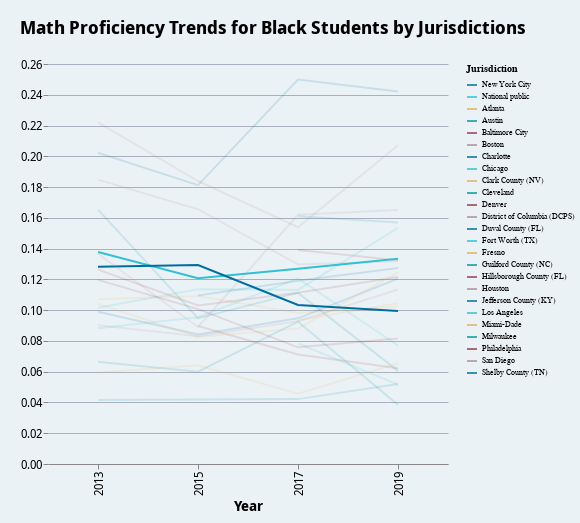

Notebook source saved alongside this figure:
### Code cell
opacity = alt.condition(
    alt.FieldOneOfPredicate(field="Jurisdiction", oneOf=["New York City", "National public"]),
    alt.value(1),
    alt.value(0.15),
)

opacity_text = alt.condition(
    (alt.FieldOneOfPredicate(field="Jurisdiction", oneOf=["New York City", "National public"])) & (alt.datum.Year==2019),
    alt.value(1),
    alt.value(0),
)

black_proficiency_chart = alt.Chart(df_naep_pivot).mark_line().encode(
    x=alt.X("Year:O"), # Convert Year to ordinal for categorical spacing
    y=alt.Y("Math Proficient Rate Black:Q", title=None),
    color=alt.Color("Jurisdiction:N", sort=jurisdiction_sort, legend=alt.Legend(labelFontSize=8, titleFontSize=10)),
    opacity=opacity,
).properties(
    title="Math Proficiency Trends for Black Students by Jurisdictions",
    width=400,
    height=400
)

black_ela_proficiency_chart = alt.Chart(df_naep_pivot).mark_line().encode(
    x=alt.X("Year:O"), # Convert Year to ordinal for categorical spacing
    y=alt.Y("Reading Proficient Rate Black:Q", title=None),
    color=alt.Color("Jurisdiction:N", sort=jurisdiction_sort, labelFontSize=10, titleFontSize=10),
    opacity=opacity,
).properties(
    title="Reading Proficiency Trends for Black Students by Jurisdiction",
    width=400,
    height=400
)


black_proficiency_chart

### Figure 1 — Vega-Lite specification as saved in the notebook (floating-point values rounded to 4 significant figures)
{"config": {"title": {"anchor": "start", "font": "Noto Sans Display", "fontWeight": 700, "fontSize": 18, "subtitleFontSize": 16, "subtitleFont": "Noto Sans Display", "offset": 20}, "axisX": {"titleFontSize": 14, "labelFontSize": 12, "grid": false, "labelFont": "Noto Sans Display"}, "axisY": {"domain": false, "titleFontSize": 14, "titleAngle": 0, "titleBaseline": "bottom", "titleAnchor": "start", "labelFontSize": 12, "grid": true, "gridColor": "#aab0c0", "gridWidth": 1, "labelFont": "Noto Sans Display"}, "axis": {"labelFont": "Noto Sans Display", "titleFont": "Noto Sans Display", "titleFontSize": 14, "labelFontSize": 12}, "background": "#EBF2f6", "view": {"fill": "#EBF2f6", "stroke": null, "padding": {"left": 5, "top": 10, "right": 5, "bottom": 10}}, "range": {"category": ["#006EA0", "#32C0D2", "#E0B265", "#00969F", "#973C4C", "#AC8B96"], "ramp": ["#fef0d9", "#fdcc8a", "#fc8d59", "#e34a33", "#b30000"], "diverging": ["#006ea0", "#4d9abd", "#99c5d9", "#ffffff", "#e3c2b3", "#c68466", "#a03200"]}, "area": {}, "line": {}, "point": {}, "text": {"fontSize": 12}, "bar": {"binSpacing": 1, "size": 25}, "facet": {"titleFontSize": 14}, "notes": {"fontSize": 10}, "sources": {"fontSize": 10}}, "padding": {"left": 20, "top": 20, "right": 5, "bottom": 10}, "data": {"name": "data-ed652b3bd95203c07dbc932a30584796"}, "mark": {"type": "line"}, "encoding": {"color": {"field": "Jurisdiction", "legend": {"labelFontSize": 8, "titleFontSize": 10}, "sort": ["New York City", "National public", "Atlanta", "Austin", "Baltimore City", "Boston", "Charlotte", "Chicago", "Clark County (NV)", "Cleveland", "Denver", "District of Columbia (DCPS)", "Duval County (FL)", "Fort Worth (TX)", "Fresno", "Guilford County (NC)", "Hillsborough County (FL)", "Houston", "Jefferson County (KY)", "Los Angeles", "Miami-Dade", "Milwaukee", "Philadelphia", "San Diego", "Shelby County (TN)"], "type": "nominal"}, "opacity": {"condition": {"test": {"field": "Jurisdiction", "oneOf": ["New York City", "National public"]}, "value": 1}, "value": 0.15}, "x": {"field": "Year", "type": "ordinal"}, "y": {"field": "Math Proficient Rate Black", "title": null, "type": "quantitative"}}, "height": 400, "title": "Math Proficiency Trends for Black Students by Jurisdictions", "width": 400, "$schema": "https://vega.github.io/schema/vega-lite/v5.20.1.json", "datasets": {"data-ed652b3bd95203c07dbc932a30584796": [{"Year": 2013, "Jurisdiction": "Atlanta", "Math Proficient Rate Black": 0.1071, "Math Proficient Rate Hispanic": 0.0725, "Math Proficient Rate White": 0.6793, "Reading Proficient Rate Black": 0.1519, "Reading Proficient Rate Hispanic": 0.1991, "Reading Proficient Rate White": 0.7075}, {"Year": 2015, "Jurisdiction": "Atlanta", "Math Proficient Rate Black": 0.1093, "Math Proficient Rate Hispanic": 0.1837, "Math Proficient Rate White": 0.7945, "Reading Proficient Rate Black": 0.1327, "Reading Proficient Rate Hispanic": 0.2307, "Reading Proficient Rate White": 0.6605}, {"Year": 2017, "Jurisdiction": "Atlanta", "Math Proficient Rate Black": 0.09811, "Math Proficient Rate Hispanic": 0.1952, "Math Proficient Rate White": 0.7165, "Reading Proficient Rate Black": 0.1322, "Reading Proficient Rate Hispanic": 0.267, "Reading Proficient Rate White": 0.7548}, {"Year": 2019, "Jurisdiction": "Atlanta", "Math Proficient Rate Black": 0.1022, "Math Proficient Rate Hispanic": 0.2375, "Math Proficient Rate White": 0.644, "Reading Proficient Rate Black": 0.1549, "Reading Proficient Rate Hispanic": 0.1885, "Reading Proficient Rate White": 0.6689}, {"Year": 2013, "Jurisdiction": "Austin", "Math Proficient Rate Black": 0.1653, "Math Proficient Rate Hispanic": 0.2063, "Math Proficient Rate White": 0.7, "Reading Proficient Rate Black": 0.1422, "Reading Proficient Rate Hispanic": 0.1878, "Reading Proficient Rate White": 0.6078}, {"Year": 2015, "Jurisdiction": "Austin", "Math Proficient Rate Black": 0.09477, "Math Proficient Rate Hispanic": 0.1988, "Math Proficient Rate White": 0.6616, "Reading Proficient Rate Black": 0.1092, "Reading Proficient Rate Hispanic": 0.1746, "Reading Proficient Rate White": 0.6477}, {"Year": 2017, "Jurisdiction": "Austin", "Math Proficient Rate Black": 0.1112, "Math Proficient Rate Hispanic": 0.2088, "Math Proficient Rate White": 0.696, "Reading Proficient Rate Black": 0.1206, "Reading Proficient Rate Hispanic": 0.2316, "Reading Proficient Rate White": 0.6079}, {"Year": 2019, "Jurisdiction": "Austin", "Math Proficient Rate Black": 0.06054, "Math Proficient Rate Hispanic": 0.1864, "Math Proficient Rate White": 0.6617, "Reading Proficient Rate Black": 0.126, "Reading Proficient Rate Hispanic": 0.1704, "Reading Proficient Rate White": 0.5186}, {"Year": 2015, "Jurisdiction": "Baltimore City", "Math Proficient Rate Black": 0.08975, "Math Proficient Rate Hispanic": 0.1742, "Math Proficient Rate White": 0.2958, "Reading Proficient Rate Black": 0.09561, "Reading Proficient Rate Hispanic": 0.1668, "Reading Proficient Rate White": 0.3573}, {"Year": 2017, "Jurisdiction": "Baltimore City", "Math Proficient Rate Black": 0.07119, "Math Proficient Rate Hispanic": 0.1661, "Math Proficient Rate White": 0.359, "Reading Proficient Rate Black": 0.09892, "Reading Proficient Rate Hispanic": 0.1517, "Reading Proficient Rate White": 0.3978}, {"Year": 2019, "Jurisdiction": "Baltimore City", "Math Proficient Rate Black": 0.06222, "Math Proficient Rate Hispanic": 0.1248, "Math Proficient Rate White": 0.318, "Reading Proficient Rate Black": 0.09707, "Reading Proficient Rate Hispanic": 0.1502, "Reading Proficient Rate White": 0.4824}, {"Year": 2013, "Jurisdiction": "Boston", "Math Proficient Rate Black": 0.222, "Math Proficient Rate Hispanic": 0.2626, "Math Proficient Rate White": 0.6616, "Reading Proficient Rate Black": 0.1636, "Reading Proficient Rate Hispanic": 0.2065, "Reading Proficient Rate White": 0.542}, {"Year": 2015, "Jurisdiction": "Boston", "Math Proficient Rate Black": 0.1839, "Math Proficient Rate Hispanic": 0.2448, "Math Proficient Rate White": 0.6864, "Reading Proficient Rate Black": 0.1648, "Reading Proficient Rate Hispanic": 0.1844, "Reading Proficient Rate White": 0.5772}, {"Year": 2017, "Jurisdiction": "Boston", "Math Proficient Rate Black": 0.1539, "Math Proficient Rate Hispanic": 0.2013, "Math Proficient Rate White": 0.6979, "Reading Proficient Rate Black": 0.2039, "Reading Proficient Rate Hispanic": 0.2142, "Reading Proficient Rate White": 0.6038}, {"Year": 2019, "Jurisdiction": "Boston", "Math Proficient Rate Black": 0.2073, "Math Proficient Rate Hispanic": 0.2059, "Math Proficient Rate White": 0.6952, "Reading Proficient Rate Black": 0.2048, "Reading Proficient Rate Hispanic": 0.1898, "Reading Proficient Rate White": 0.5507}, {"Year": 2013, "Jurisdiction": "Charlotte", "Math Proficient Rate Black": 0.2023, "Math Proficient Rate Hispanic": 0.2945, "Math Proficient Rate White": 0.6757, "Reading Proficient Rate Black": 0.2071, "Reading Proficient Rate Hispanic": 0.2692, "Reading Proficient Rate White": 0.5933}, {"Year": 2015, "Jurisdiction": "Charlotte", "Math Proficient Rate Black": 0.1813, "Math Proficient Rate Hispanic": 0.2923, "Math Proficient Rate White": 0.6713, "Reading Proficient Rate Black": 0.1793, "Reading Proficient Rate Hispanic": 0.246, "Reading Proficient Rate White": 0.5881}, {"Year": 2017, "Jurisdiction": "Charlotte", "Math Proficient Rate Black": 0.2499, "Math Proficient Rate Hispanic": 0.2438, "Math Proficient Rate White": 0.7033, "Reading Proficient Rate Black": 0.1708, "Reading Proficient Rate Hispanic": 0.191, "Reading Proficient Rate White": 0.5063}, {"Year": 2019, "Jurisdiction": "Charlotte", "Math Proficient Rate Black": 0.2422, "Math Proficient Rate Hispanic": 0.2937, "Math Proficient Rate White": 0.7017, "Reading Proficient Rate Black": 0.1779, "Reading Proficient Rate Hispanic": 0.2567, "Reading Proficient Rate White": 0.5395}, {"Year": 2013, "Jurisdiction": "Chicago", "Math Proficient Rate Black": 0.1015, "Math Proficient Rate Hispanic": 0.2008, "Math Proficient Rate White": 0.4913, "Reading Proficient Rate Black": 0.1052, "Reading Proficient Rate Hispanic": 0.2148, "Reading Proficient Rate White": 0.5089}, {"Year": 2015, "Jurisdiction": "Chicago", "Math Proficient Rate Black": 0.1136, "Math Proficient Rate Hispanic": 0.2596, "Math Proficient Rate White": 0.717, "Reading Proficient Rate Black": 0.134, "Reading Proficient Rate Hispanic": 0.2413, "Reading Proficient Rate White": 0.625}, {"Year": 2017, "Jurisdiction": "Chicago", "Math Proficient Rate Black": 0.1132, "Math Proficient Rate Hispanic": 0.2625, "Math Proficient Rate White": 0.5765, "Reading Proficient Rate Black": 0.1542, "Reading Proficient Rate Hispanic": 0.2406, "Reading Proficient Rate White": 0.558}, {"Year": 2019, "Jurisdiction": "Chicago", "Math Proficient Rate Black": 0.1534, "Math Proficient Rate Hispanic": 0.268, "Math Proficient Rate White": 0.5587, "Reading Proficient Rate Black": 0.1509, "Reading Proficient Rate Hispanic": 0.2158, "Reading Proficient Rate White": 0.5543}, {"Year": 2017, "Jurisdiction": "Clark County (NV)", "Math Proficient Rate Black": 0.0934, "Math Proficient Rate Hispanic": 0.1636, "Math Proficient Rate White": 0.4108, "Reading Proficient Rate Black": 0.1441, "Reading Proficient Rate Hispanic": 0.2079, "Reading Proficient Rate White": 0.3933}, {"Year": 2019, "Jurisdiction": "Clark County (NV)", "Math Proficient Rate Black": 0.1045, "Math Proficient Rate Hispanic": 0.1743, "Math Proficient Rate White": 0.3825, "Reading Proficient Rate Black": 0.1354, "Reading Proficient Rate Hispanic": 0.2097, "Reading Proficient Rate White": 0.4038}, {"Year": 2013, "Jurisdiction": "Cleveland", "Math Proficient Rate Black": 0.0664, "Math Proficient Rate Hispanic": 0.08531, "Math Proficient Rate White": 0.1818, "Reading Proficient Rate Black": 0.08722, "Reading Proficient Rate Hispanic": 0.1171, "Reading Proficient Rate White": 0.1855}, {"Year": 2015, "Jurisdiction": "Cleveland", "Math Proficient Rate Black": 0.05995, "Math Proficient Rate Hispanic": 0.09106, "Math Proficient Rate White": 0.2319, "Reading Proficient Rate Black": 0.08077, "Reading Proficient Rate Hispanic": 0.1139, "Reading Proficient Rate White": 0.186}, {"Year": 2017, "Jurisdiction": "Cleveland", "Math Proficient Rate Black": 0.09251, "Math Proficient Rate Hispanic": 0.06434, "Math Proficient Rate White": 0.2107, "Reading Proficient Rate Black": 0.08161, "Reading Proficient Rate Hispanic": 0.06297, "Reading Proficient Rate White": 0.1924}, {"Year": 2019, "Jurisdiction": "Cleveland", "Math Proficient Rate Black": 0.03848, "Math Proficient Rate Hispanic": 0.07639, "Math Proficient Rate White": 0.249, "Reading Proficient Rate Black": 0.102, "Reading Proficient Rate Hispanic": 0.1204, "Reading Proficient Rate White": 0.2289}, {"Year": 2017, "Jurisdiction": "Denver", "Math Proficient Rate Black": 0.1391, "Math Proficient Rate Hispanic": 0.1559, "Math Proficient Rate White": 0.5843, "Reading Proficient Rate Black": 0.1773, "Reading Proficient Rate Hispanic": 0.1946, "Reading Proficient Rate White": 0.5924}, {"Year": 2019, "Jurisdiction": "Denver", "Math Proficient Rate Black": 0.1324, "Math Proficient Rate Hispanic": 0.162, "Math Proficient Rate White": 0.5949, "Reading Proficient Rate Black": 0.1418, "Reading Proficient Rate Hispanic": 0.176, "Reading Proficient Rate White": 0.5916}, {"Year": 2013, "Jurisdiction": "District of Columbia (DCPS)", "Math Proficient Rate Black": 0.09012, "Math Proficient Rate Hispanic": 0.1962, "Math Proficient Rate White": 0.7213, "Reading Proficient Rate Black": 0.09067, "Reading Proficient Rate Hispanic": 0.198, "Reading Proficient Rate White": 0.7843}, {"Year": 2015, "Jurisdiction": "District of Columbia (DCPS)", "Math Proficient Rate Black": 0.0831, "Math Proficient Rate Hispanic": 0.1925, "Math Proficient Rate White": 0.7232, "Reading Proficient Rate Black": 0.104, "Reading Proficient Rate Hispanic": 0.1671, "Reading Proficient Rate White": 0.7504}, {"Year": 2017, "Jurisdiction": "District of Columbia (DCPS)", "Math Proficient Rate Black": 0.09281, "Math Proficient Rate Hispanic": 0.1806, "Math Proficient Rate White": 0.7236, "Reading Proficient Rate Black": 0.1036, "Reading Proficient Rate Hispanic": 0.1875, "Reading Proficient Rate White": 0.8189}, {"Year": 2019, "Jurisdiction": "District of Columbia (DCPS)", "Math Proficient Rate Black": 0.1134, "Math Proficient Rate Hispanic": 0.2037, "Math Proficient Rate White": 0.7549, "Reading Proficient Rate Black": 0.1373, "Reading Proficient Rate Hispanic": 0.2153, "Reading Proficient Rate White": 0.7433}, {"Year": 2015, "Jurisdiction": "Duval County (FL)", "Math Proficient Rate Black": 0.1095, "Math Proficient Rate Hispanic": 0.1332, "Math Proficient Rate White": 0.3238, "Reading Proficient Rate Black": 0.1754, "Reading Proficient Rate Hispanic": 0.2972, "Reading Proficient Rate White": 0.4112}, {"Year": 2017, "Jurisdiction": "Duval County (FL)", "Math Proficient Rate Black": 0.1191, "Math Proficient Rate Hispanic": 0.1984, "Math Proficient Rate White": 0.365, "Reading Proficient Rate Black": 0.1757, "Reading Proficient Rate Hispanic": 0.2846, "Reading Proficient Rate White": 0.415}, {"Year": 2019, "Jurisdiction": "Duval County (FL)", "Math Proficient Rate Black": 0.1274, "Math Proficient Rate Hispanic": 0.2349, "Math Proficient Rate White": 0.373, "Reading Proficient Rate Black": 0.1409, "Reading Proficient Rate Hispanic": 0.2304, "Reading Proficient Rate White": 0.3738}, {"Year": 2017, "Jurisdiction": "Fort Worth (TX)", "Math Proficient Rate Black": 0.0784, "Math Proficient Rate Hispanic": 0.1773, "Math Proficient Rate White": 0.4636, "Reading Proficient Rate Black": 0.05494, "Reading Proficient Rate Hispanic": 0.155, "Reading Proficient Rate White": 0.4119}, {"Year": 2019, "Jurisdiction": "Fort Worth (TX)", "Math Proficient Rate Black": 0.05164, "Math Proficient Rate Hispanic": 0.1796, "Math Proficient Rate White": 0.4757, "Reading Proficient Rate Black": 0.06842, "Reading Proficient Rate Hispanic": 0.1327, "Reading Proficient Rate White": 0.3341}, {"Year": 2013, "Jurisdiction": "Fresno", "Math Proficient Rate Black": 0.0595, "Math Proficient Rate Hispanic": 0.08218, "Math Proficient Rate White": 0.2956, "Reading Proficient Rate Black": 0.08144, "Reading Proficient Rate Hispanic": 0.1016, "Reading Proficient Rate White": 0.2965}, {"Year": 2015, "Jurisdiction": "Fresno", "Math Proficient Rate Black": 0.06424, "Math Proficient Rate Hispanic": 0.08261, "Math Proficient Rate White": 0.3279, "Reading Proficient Rate Black": 0.08229, "Reading Proficient Rate Hispanic": 0.09613, "Reading Proficient Rate White": 0.2627}, {"Year": 2017, "Jurisdiction": "Fresno", "Math Proficient Rate Black": 0.04567, "Math Proficient Rate Hispanic": 0.07613, "Math Proficient Rate White": 0.2859, "Reading Proficient Rate Black": 0.03495, "Reading Proficient Rate Hispanic": 0.1124, "Reading Proficient Rate White": 0.3099}, {"Year": 2019, "Jurisdiction": "Fresno", "Math Proficient Rate Black": 0.06545, "Math Proficient Rate Hispanic": 0.07275, "Math Proficient Rate White": 0.2966, "Reading Proficient Rate Black": 0.06425, "Reading Proficient Rate Hispanic": 0.1081, "Reading Proficient Rate White": 0.2632}, {"Year": 2017, "Jurisdiction": "Guilford County (NC)", "Math Proficient Rate Black": 0.161, "Math Proficient Rate Hispanic": 0.1561, "Math Proficient Rate White": 0.4839, "Reading Proficient Rate Black": 0.1476, "Reading Proficient Rate Hispanic": 0.187, "Reading Proficient Rate White": 0.5073}, {"Year": 2019, "Jurisdiction": "Guilford County (NC)", "Math Proficient Rate Black": 0.157, "Math Proficient Rate Hispanic": 0.2625, "Math Proficient Rate White": 0.5449, "Reading Proficient Rate Black": 0.1381, "Reading Proficient Rate Hispanic": 0.2273, "Reading Proficient Rate White": 0.4405}, {"Year": 2013, "Jurisdiction": "Hillsborough County (FL)", "Math Proficient Rate Black": 0.1263, "Math Proficient Rate Hispanic": 0.2846, "Math Proficient Rate White": 0.492, "Reading Proficient Rate Black": 0.1727, "Reading Proficient Rate Hispanic": 0.2989, "Reading Proficient Rate White": 0.4636}, {"Year": 2015, "Jurisdiction": "Hillsborough County (FL)", "Math Proficient Rate Black": 0.103, "Math Proficient Rate Hispanic": 0.1708, "Math Proficient Rate White": 0.4264, "Reading Proficient Rate Black": 0.1193, "Reading Proficient Rate Hispanic": 0.2082, "Reading Proficient Rate White": 0.4283}, {"Year": 2017, "Jurisdiction": "Hillsborough County (FL)", "Math Proficient Rate Black": 0.1113, "Math Proficient Rate Hispanic": 0.1945, "Math Proficient Rate White": 0.4111, "Reading Proficient Rate Black": 0.156, "Reading Proficient Rate Hispanic": 0.2987, "Reading Proficient Rate White": 0.4358}, {"Year": 2019, "Jurisdiction": "Hillsborough County (FL)", "Math Proficient Rate Black": 0.1215, "Math Proficient Rate Hispanic": 0.1759, "Math Proficient Rate White": 0.453, "Reading Proficient Rate Black": 0.1595, "Reading Proficient Rate Hispanic": 0.2196, "Reading Proficient Rate White": 0.4418}, {"Year": 2013, "Jurisdiction": "Houston", "Math Proficient Rate Black": 0.1848, "Math Proficient Rate Hispanic": 0.2453, "Math Proficient Rate White": 0.6841, "Reading Proficient Rate Black": 0.1166, "Reading Proficient Rate Hispanic": 0.1458, "Reading Proficient Rate White": 0.5729}, {"Year": 2015, "Jurisdiction": "Houston", "Math Proficient Rate Black": 0.1656, "Math Proficient Rate Hispanic": 0.2136, "Math Proficient Rate White": 0.7012, "Reading Proficient Rate Black": 0.1241, "Reading Proficient Rate Hispanic": 0.1541, "Reading Proficient Rate White": 0.5209}, {"Year": 2017, "Jurisdiction": "Houston", "Math Proficient Rate Black": 0.1297, "Math Proficient Rate Hispanic": 0.2051, "Math Proficient Rate White": 0.6655, "Reading Proficient Rate Black": 0.1037, "Reading Proficient Rate Hispanic": 0.15, "Reading Proficient Rate White": 0.5273}, {"Year": 2019, "Jurisdiction": "Houston", "Math Proficient Rate Black": 0.1317, "Math Proficient Rate Hispanic": 0.2139, "Math Proficient Rate White": 0.7159, "Reading Proficient Rate Black": 0.09329, "Reading Proficient Rate Hispanic": 0.1555, "Reading Proficient Rate White": 0.5019}, {"Year": 2013, "Jurisdiction": "Jefferson County (KY)", "Math Proficient Rate Black": 0.09896, "Math Proficient Rate Hispanic": 0.1728, "Math Proficient Rate White": 0.3501, "Reading Proficient Rate Black": 0.1326, "Reading Proficient Rate Hispanic": 0.2545, "Reading Proficient Rate White": 0.39}, {"Year": 2015, "Jurisdiction": "Jefferson County (KY)", "Math Proficient Rate Black": 0.08412, "Math Proficient Rate Hispanic": 0.1692, "Math Proficient Rate White": 0.3765, "Reading Proficient Rate Black": 0.1493, "Reading Proficient Rate Hispanic": 0.2852, "Reading Proficient Rate White": 0.4183}, {"Year": 2017, "Jurisdiction": "Jefferson County (KY)", "Math Proficient Rate Black": 0.09469, "Math Proficient Rate Hispanic": 0.2054, "Math Proficient Rate White": 0.3721, "Reading Proficient Rate Black": 0.1459, "Reading Proficient Rate Hispanic": 0.2163, "Reading Proficient Rate White": 0.4415}, {"Year": 2019, "Jurisdiction": "Jefferson County (KY)", "Math Proficient Rate Black": 0.1205, "Math Proficient Rate Hispanic": 0.1792, "Math Proficient Rate White": 0.3671, "Reading Proficient Rate Black": 0.1235, "Reading Proficient Rate Hispanic": 0.3273, "Reading Proficient Rate White": 0.447}, {"Year": 2013, "Jurisdiction": "Los Angeles", "Math Proficient Rate Black": 0.08829, "Math Proficient Rate Hispanic": 0.1165, "Math Proficient Rate White": 0.49, "Reading Proficient Rate Black": 0.1174, "Reading Proficient Rate Hispanic": 0.1286, "Reading Proficient Rate White": 0.4771}, {"Year": 2015, "Jurisdiction": "Los Angeles", "Math Proficient Rate Black": 0.09543, "Math Proficient Rate Hispanic": 0.1025, "Math Proficient Rate White": 0.3764, "Reading Proficient Rate Black": 0.1743, "Reading Proficient Rate Hispanic": 0.1385, "Reading Proficient Rate White": 0.4461}, {"Year": 2017, "Jurisdiction": "Los Angeles", "Math Proficient Rate Black": 0.1206, "Math Proficient Rate Hispanic": 0.1294, "Math Proficient Rate White": 0.5084, "Reading Proficient Rate Black": 0.1461, "Reading Proficient Rate Hispanic": 0.1645, "Reading Proficient Rate White": 0.4683}, {"Year": 2019, "Jurisdiction": "Los Angeles", "Math Proficient Rate Black": 0.07701, "Math Proficient Rate Hispanic": 0.1117, "Math Proficient Rate White": 0.3716, "Reading Proficient Rate Black": 0.08899, "Reading Proficient Rate Hispanic": 0.1323, "Reading Proficient Rate White": 0.4112}, {"Year": 2013, "Jurisdiction": "Miami-Dade", "Math Proficient Rate Black": 0.1042, "Math Proficient Rate Hispanic": 0.2479, "Math Proficient Rate White": 0.4607, "Reading Proficient Rate Black": 0.1307, "Reading Proficient Rate Hispanic": 0.2858, "Reading Proficient Rate White": 0.493}, {"Year": 2015, "Jurisdiction": "Miami-Dade", "Math Proficient Rate Black": 0.0826, "Math Proficient Rate Hispanic": 0.2701, "Math Proficient Rate White": 0.5115, "Reading Proficient Rate Black": 0.1628, "Reading Proficient Rate Hispanic": 0.3329, "Reading Proficient Rate White": 0.5063}, {"Year": 2017, "Jurisdiction": "Miami-Dade", "Math Proficient Rate Black": 0.08813, "Math Proficient Rate Hispanic": 0.2559, "Math Proficient Rate White": 0.4521, "Reading Proficient Rate Black": 0.1665, "Reading Proficient Rate Hispanic": 0.3207, "Reading Proficient Rate White": 0.4485}, {"Year": 2019, "Jurisdiction": "Miami-Dade", "Math Proficient Rate Black": 0.1245, "Math Proficient Rate Hispanic": 0.2799, "Math Proficient Rate White": 0.4484, "Reading Proficient Rate Black": 0.1262, "Reading Proficient Rate Hispanic": 0.3416, "Reading Proficient Rate White": 0.4551}, {"Year": 2013, "Jurisdiction": "Milwaukee", "Math Proficient Rate Black": 0.04163, "Math Proficient Rate Hispanic": 0.1386, "Math Proficient Rate White": 0.3542, "Reading Proficient Rate Black": 0.06791, "Reading Proficient Rate Hispanic": 0.1889, "Reading Proficient Rate White": 0.293}, {"Year": 2017, "Jurisdiction": "Milwaukee", "Math Proficient Rate Black": 0.04217, "Math Proficient Rate Hispanic": 0.1356, "Math Proficient Rate White": 0.2898, "Reading Proficient Rate Black": 0.06024, "Reading Proficient Rate Hispanic": 0.2093, "Reading Proficient Rate White": 0.3262}, {"Year": 2019, "Jurisdiction": "Milwaukee", "Math Proficient Rate Black": 0.05206, "Math Proficient Rate Hispanic": 0.1051, "Math Proficient Rate White": 0.3079, "Reading Proficient Rate Black": 0.06965, "Reading Proficient Rate Hispanic": 0.1902, "Reading Proficient Rate White": 0.4025}, {"Year": 2013, "Jurisdiction": "National public", "Math Proficient Rate Black": 0.1379, "Math Proficient Rate Hispanic": 0.2062, "Math Proficient Rate White": 0.4422, "Reading Proficient Rate Black": 0.1622, "Reading Proficient Rate Hispanic": 0.2073, "Reading Proficient Rate White": 0.4395}, {"Year": 2015, "Jurisdiction": "National public", "Math Proficient Rate Black": 0.1208, "Math Proficient Rate Hispanic": 0.1905, "Math Proficient Rate White": 0.4185, "Reading Proficient Rate Black": 0.1485, "Reading Proficient Rate Hispanic": 0.1989, "Reading Proficient Rate White": 0.4239}, {"Year": 2017, "Jurisdiction": "National public", "Math Proficient Rate Black": 0.127, "Math Proficient Rate Hispanic": 0.197, "Math Proficient Rate White": 0.4329, "Reading Proficient Rate Black": 0.1687, "Reading Proficient Rate Hispanic": 0.2228, "Reading Proficient Rate White": 0.4387}, {"Year": 2019, "Jurisdiction": "National public", "Math Proficient Rate Black": 0.1334, "Math Proficient Rate Hispanic": 0.1947, "Math Proficient Rate White": 0.4298, "Reading Proficient Rate Black": 0.1467, "Reading Proficient Rate Hispanic": 0.2143, "Reading Proficient Rate White": 0.4129}, {"Year": 2013, "Jurisdiction": "New York City", "Math Proficient Rate Black": 0.1282, "Math Proficient Rate Hispanic": 0.1331, "Math Proficient Rate White": 0.5548, "Reading Proficient Rate Black": 0.1818, "Reading Proficient Rate Hispanic": 0.1764, "Reading Proficient Rate White": 0.441}, {"Year": 2015, "Jurisdiction": "New York City", "Math Proficient Rate Black": 0.1294, "Math Proficient Rate Hispanic": 0.1818, "Math Proficient Rate White": 0.458, "Reading Proficient Rate Black": 0.148, "Reading Proficient Rate Hispanic": 0.2171, "Reading Proficient Rate White": 0.4596}, {"Year": 2017, "Jurisdiction": "New York City", "Math Proficient Rate Black": 0.1033, "Math Proficient Rate Hispanic": 0.1675, "Math Proficient Rate White": 0.4478, "Reading Proficient Rate Black": 0.143, "Reading Proficient Rate Hispanic": 0.1846, "Reading Proficient Rate White": 0.4606}, {"Year": 2019, "Jurisdiction": "New York City", "Math Proficient Rate Black": 0.09951, "Math Proficient Rate Hispanic": 0.1444, "Math Proficient Rate White": 0.4834, "Reading Proficient Rate Black": 0.1389, "Reading Proficient Rate Hispanic": 0.2028, "Reading Proficient Rate White": 0.4628}, {"Year": 2013, "Jurisdiction": "Philadelphia", "Math Proficient Rate Black": 0.1197, "Math Proficient Rate Hispanic": 0.1357, "Math Proficient Rate White": 0.343, "Reading Proficient Rate Black": 0.1162, "Reading Proficient Rate Hispanic": 0.1188, "Reading Proficient Rate White": 0.2401}, {"Year": 2015, "Jurisdiction": "Philadelphia", "Math Proficient Rate Black": 0.1007, "Math Proficient Rate Hispanic": 0.1309, "Math Proficient Rate White": 0.3132, "Reading Proficient Rate Black": 0.0929, "Reading Proficient Rate Hispanic": 0.1142, "Reading Proficient Rate White": 0.2555}, {"Year": 2017, "Jurisdiction": "Philadelphia", "Math Proficient Rate Black": 0.07585, "Math Proficient Rate Hispanic": 0.1072, "Math Proficient Rate White": 0.3013, "Reading Proficient Rate Black": 0.1185, "Reading Proficient Rate Hispanic": 0.1344, "Reading Proficient Rate White": 0.3698}, {"Year": 2019, "Jurisdiction": "Philadelphia", "Math Proficient Rate Black": 0.08159, "Math Proficient Rate Hispanic": 0.06109, "Math Proficient Rate White": 0.3923, "Reading Proficient Rate Black": 0.1255, "Reading Proficient Rate Hispanic": 0.09054, "Reading Proficient Rate White": 0.2732}, {"Year": 2013, "Jurisdiction": "San Diego", "Math Proficient Rate Black": 0.1366, "Math Proficient Rate Hispanic": 0.1542, "Math Proficient Rate White": 0.5342, "Reading Proficient Rate Black": 0.1332, "Reading Proficient Rate Hispanic": 0.1493, "Reading Proficient Rate White": 0.5199}, {"Year": 2015, "Jurisdiction": "San Diego", "Math Proficient Rate Black": 0.08907, "Math Proficient Rate Hispanic": 0.17, "Math Proficient Rate White": 0.5243, "Reading Proficient Rate Black": 0.1773, "Reading Proficient Rate Hispanic": 0.1771, "Reading Proficient Rate White": 0.547}, {"Year": 2017, "Jurisdiction": "San Diego", "Math Proficient Rate Black": 0.162, "Math Proficient Rate Hispanic": 0.1762, "Math Proficient Rate White": 0.5769, "Reading Proficient Rate Black": 0.1361, "Reading Proficient Rate Hispanic": 0.2051, "Reading Proficient Rate White": 0.5442}, {"Year": 2019, "Jurisdiction": "San Diego", "Math Proficient Rate Black": 0.1651, "Math Proficient Rate Hispanic": 0.1393, "Math Proficient Rate White": 0.6067, "Reading Proficient Rate Black": 0.1585, "Reading Proficient Rate Hispanic": 0.2271, "Reading Proficient Rate White": 0.527}, {"Year": 2017, "Jurisdiction": "Shelby County (TN)", "Math Proficient Rate Black": 0.07009, "Math Proficient Rate Hispanic": 0.1418, "Math Proficient Rate White": 0.4512, "Reading Proficient Rate Black": 0.1291, "Reading Proficient Rate Hispanic": 0.2067, "Reading Proficient Rate White": 0.4348}]}}
